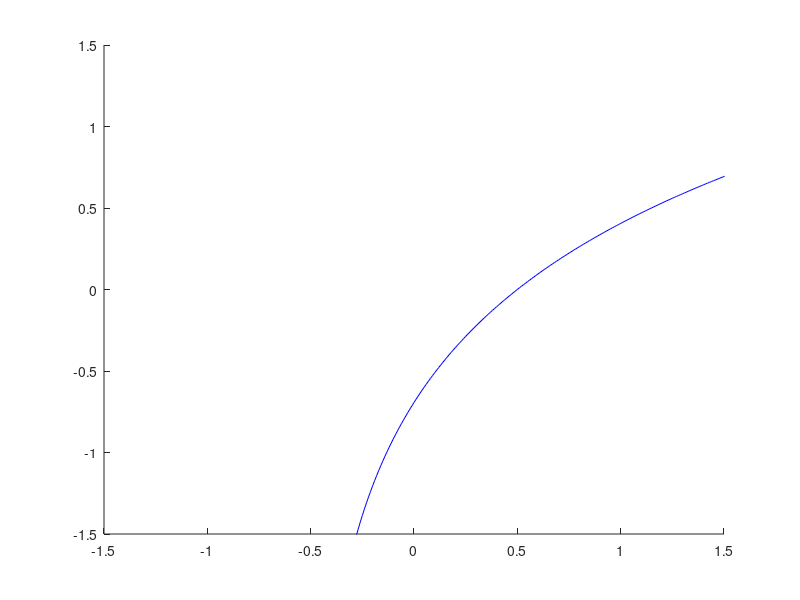

Recreate this plot in MATLAB. (Note: this script raises an error after producing the figure.)
% a = -2;
% f=@(x) x^2-2;
% fp=@(x) 2*x;
% [x,res,k] = bisection(f,-2,0,1e-7,100);
% [x,res,k] = newton(f,fp,1,1e-7,100);
% [x,res,k] = newton_diff(f,-2,0,1e-7,100);
hold on
xlim([-1.5 1.5]);
ylim([-1.5 1.5]);
g = @(x) log(x + 0.5);
a = 1;
b = 0.5;
elips = @(x,y) x.^2 / a^2 + y.^2 / b^2 - 1;

x = -0.5:0.01:5;
y = g(x);
plot(x, y, 'b');
fimplicit(elips, 'r');
% y = log(x + 0.5);
intersection = @(x) x.^2 / a^2 + log(x + 0.5).^2 / b^2 - 1;
interder = @(x) 2 * x / a^2 + 2 * log(x + 0.5) / b^2;
plot(x,intersection(x), 'g');
fimplicit(intersection, 'black');

inter1_1 = bisection(intersection, 0, 0.4, 1e-7, 1000);
inter1_2 = newton(intersection, interder, 0, 1e-7, 1000);
inter1_3 = newton_diff(intersection, 0, 0.4,1e-7,1000);

x1 = (inter1_1 + inter1_2 + inter1_3)/3;

inter2_1 = bisection(intersection, 0.5, 1, 1e-7, 1000);
inter2_2 = newton(intersection, interder, 0.5, 1e-7, 1000);
inter2_3 = newton_diff(intersection,0.5,1,1e-7,1000);
x2 = (inter2_1 + inter2_2 + inter2_3)/3;

saveas(gcf, 'graph.png');